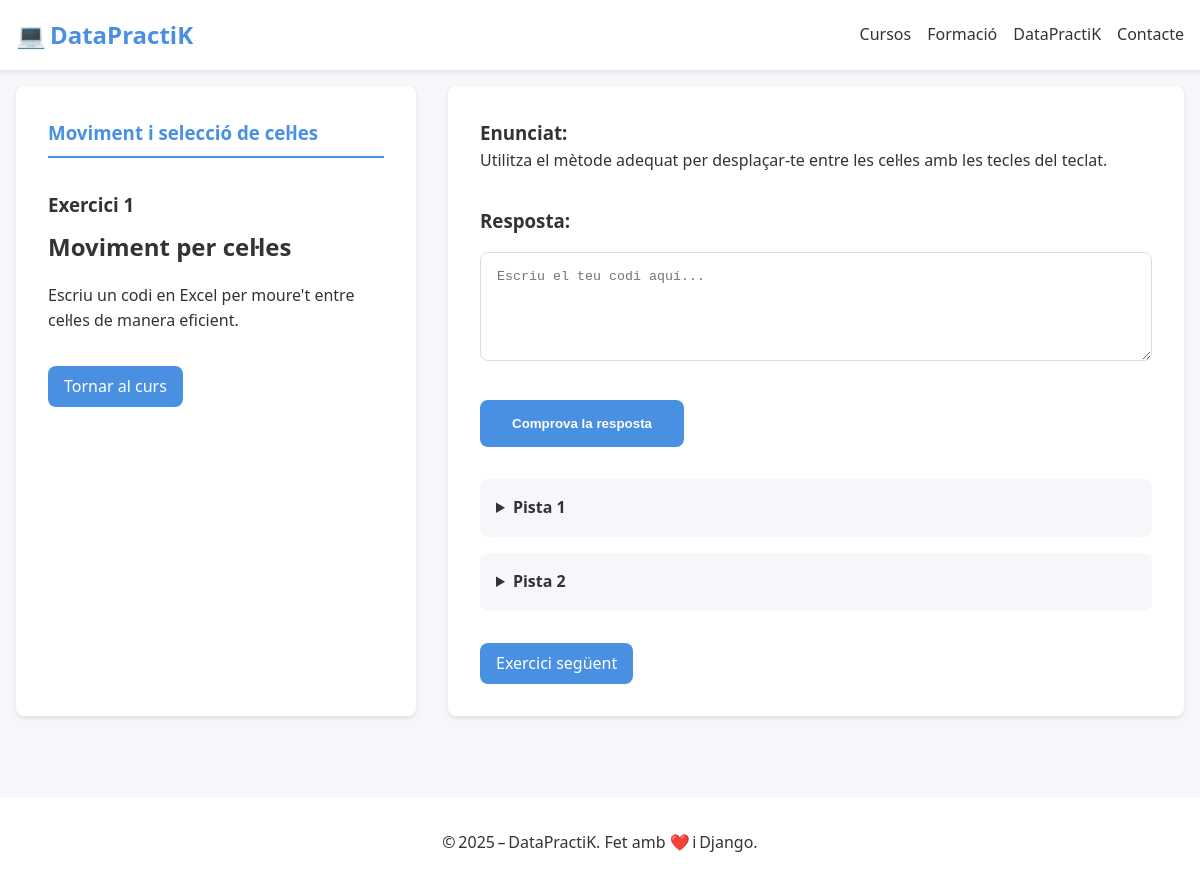
Page /curs/Excel/capitol/1/exercici/1/ on the earlier database version.
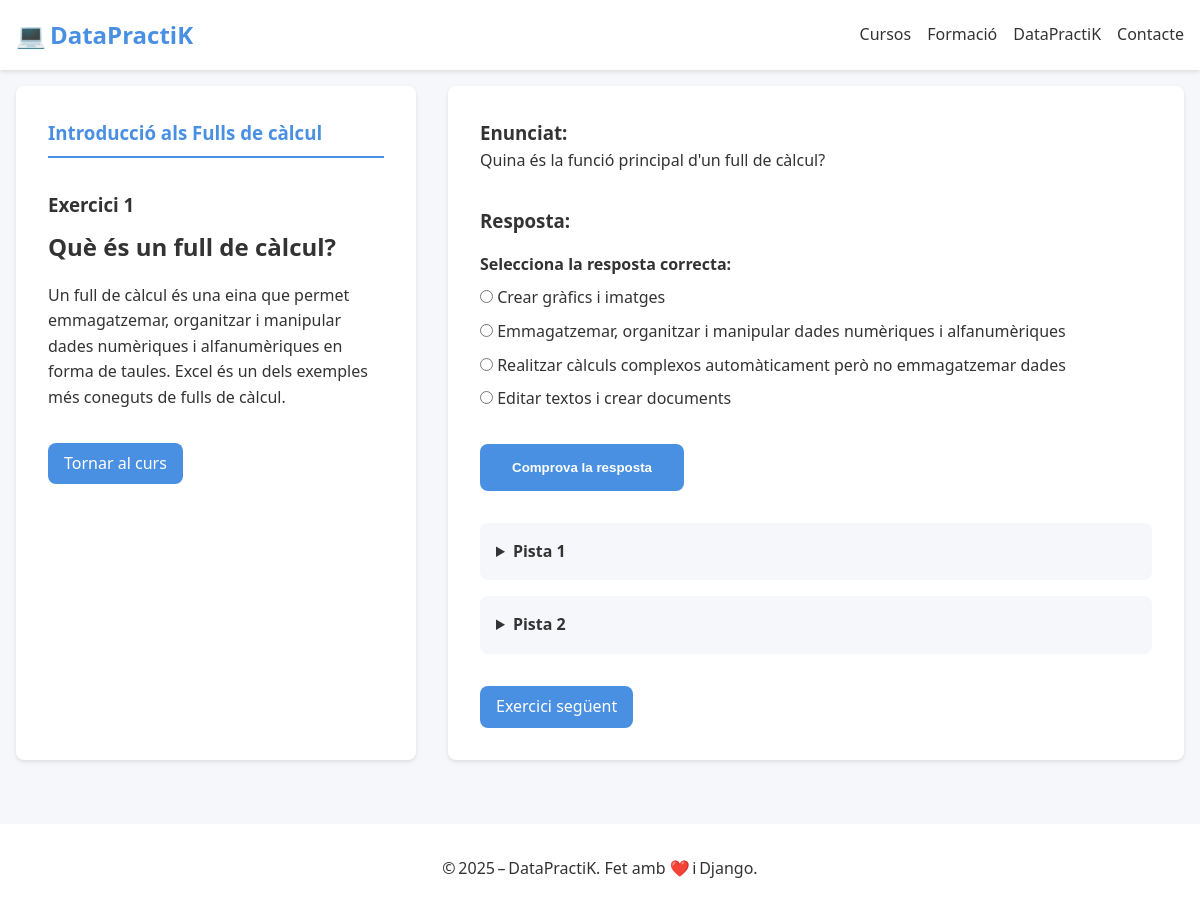
Same page on the later database version.
### app_django/models.py (models this page shows, shortened)
class Exercici(models.Model):
    class Tipus(models.TextChoices):
        CODI = 'codi', _("Escriure codi")
        TEST = 'test', _("Tipus test")
        IA = 'ia', _("Correcció amb IA")
        EXE = 'exe', _("Execució de codi")
    curs = models.ForeignKey(Curs, on_delete=models.CASCADE, related_name='exercicis', verbose_name=_("Curs"))
    capitol = models.ForeignKey(Capitol, on_delete=models.CASCADE, related_name='exercicis', verbose_name=_("Capítol"))
    numero = models.PositiveIntegerField(_("Número d'exercici"), default=0)
    titol = models.CharField(_("Títol de l'exercici"), max_length=200, null=True, blank=True)
    tipus = models.CharField(_("Tipus d'exercici"), max_length=20, choices=Tipus.choices)
    descripcio = models.TextField(_("Descripció"), null=True, blank=True)
    enunciat = models.TextField(_("Enunciat"))
    resposta_usuari = models.TextField(_("Resposta de l'usuari"), null=True, blank=True)
    solucio = models.TextField(_("Solució correcta"), null=True, blank=True)
    solucio_codi_1 = models.TextField(_("Solució en codi 1"), null=True, blank=True)
    solucio_codi_2 = models.TextField(_("Solució en codi 2"), null=True, blank=True)
    imatge_1 = models.ImageField(_("Imatge 1"), upload_to='exercicis/imatges/', null=True, blank=True)
    descripcio_imatge_1 = models.CharField(_("Descripció imatge 1"), max_length=255, null=True, blank=True)
    imatge_2 = models.ImageField(_("Imatge 2"), upload_to='exercicis/imatges/', null=True, blank=True)
    descripcio_imatge_2 = models.CharField(_("Descripció imatge 2"), max_length=255, null=True, blank=True)
    respostes_test = models.JSONField(_("Respostes del test"), null=True, blank=True)
    temps_estimat_minuts = models.IntegerField(_("Temps estimat (min)"), null=True, blank=True)
    pista_1 = models.TextField(_("Pista 1"), null=True, blank=True)
    pista_2 = models.TextField(_("Pista 2"), null=True, blank=True)
    class Meta:
        ordering = ['capitol__numero', 'numero']
        unique_together = ('capitol', 'numero')
        verbose_name = _("Exercici")
        verbose_name_plural = _("Exercicis")

class Capitol(models.Model):
    curs = models.ForeignKey(Curs, on_delete=models.CASCADE, related_name='capitols', verbose_name=_("Curs"))
    titol = models.CharField(_("Títol del capítol"), max_length=100)
    numero = models.PositiveIntegerField(_("Número del capítol"))
    dificultat = models.CharField(_("Dificultat"), max_length=50)
    preu = models.DecimalField(_("Preu"), max_digits=5, decimal_places=2, default=0.00)
    data_creacio = models.DateTimeField(_("Data de creació"), auto_now_add=True)
    class Meta:
        ordering = ['numero']
        unique_together = ('curs', 'numero')
        verbose_name = _("Capítol")
        verbose_name_plural = _("Capítols")

### app_django/views.py (the view, shortened to what this page needs)
# urls.py: path('curs/<str:curs_nom>/capitol/<int:capitol_num>/exercici/<int:exercici_num>/', views.exercici, name='exercici'),
def exercici(request, curs_nom, capitol_num, exercici_num):
    print(f"⚙️ Inici de la vista 'exercici' per al curs: {curs_nom}, capítol: {capitol_num}, exercici: {exercici_num}")
    curs = get_object_or_404(Curs, nom=curs_nom)
    capitol = get_object_or_404(Capitol, numero=capitol_num, curs=curs)
    exercici = get_object_or_404(Exercici, numero=exercici_num, capitol=capitol)
    missatge = ''
    resposta_correcta = False
    resposta_ia = ''
    exercici_seguent = Exercici.objects.filter(capitol=capitol, numero=exercici.numero + 1).first()
    exercici_anterior = Exercici.objects.filter(capitol=capitol, numero=exercici.numero - 1).first()
    return render(request, 'exercici.html', {
        'curs': curs,
        'capitol': capitol,
        'exercici': exercici,
        'missatge': missatge,
        'opcions': exercici.respostes_test if exercici.tipus == 'test' else None,
        'exercici_seguent': exercici_seguent,
        'exercici_anterior': exercici_anterior,
        'resposta_correcta': resposta_correcta,
        'resposta_ia': resposta_ia,
    })

### app_django/templates/exercici.html (shortened to what this page needs)
{% extends 'base.html' %}
{% load static %}
{% block content %}
<div class="exercise">
    <div class="exercise__container">
        <aside class="exercise__sidebar">
            <h3 class="exercise__chapter">{{ exercici.capitol.titol }}</h3>
            <h3 class="exercise__number">Exercici {{ exercici.numero }}</h3>
            <h2 class="exercise__title">{{ exercici.titol }}</h2>
            {% if exercici.descripcio %}
                <p class="exercise__description">{{ exercici.descripcio | safe}}</p>
            {% endif %}
            <div class="exercise__navigation">
                <a href="{% url 'index_curs' exercici.curs.nom %}" class="exercise__back-button">Tornar al curs</a>
            </div>
        </aside>
        <main class="exercise__main">
            <div class="exercise__content">
                <div class="exercise__statement">
                    <h3 class="exercise__statement-title">Enunciat:</h3>
                    <p>{{ exercici.enunciat | safe}}</p>
                </div>
                <form method="post" class="exercise__form">
                    <h3 class="exercise__response-title">Resposta:</h3>
                    {% if exercici.tipus in 'codi exe'%}
                        <textarea name="resposta_usuari" class="exercise__code-input" rows="5" placeholder="Escriu el teu codi aquí..."></textarea>
                    {% elif exercici.tipus == 'test' %}
                        <div class="exercise__test-options">
                            <h4>Selecciona la resposta correcta:</h4>
                            {% for opcio in exercici.respostes_test %}
                                <label class="exercise__test-option">
                                    <input type="radio" name="resposta_usuari" value="{{ opcio }}">
                                    <span>{{ opcio}}</span>
                                </label>
                            {% endfor %}
                        </div>
                    {% elif exercici.tipus == 'ia' %}
                        <textarea name="resposta_usuari" class="exercise__text-input" rows="5" placeholder="Escriu la teva resposta aquí..."></textarea>
                    {% endif %}
                    <button type="submit" class="exercise__submit-button">Comprova la resposta</button>
                </form>
                <div class="exercise__hints">
                    {% if exercici.pista_1 %}
                        <details class="exercise__hint">
                            <summary>Pista 1</summary>
                        </details>
                    {% endif %}
                    {% if exercici.pista_2 %}
                        <details class="exercise__hint">
                            <summary>Pista 2</summary>
                        </details>
                    {% endif %}
                </div>
                <div class="exercise__navigation-buttons">
                    {% if exercici_seguent %}
                        <a href="{% url 'exercici' exercici.curs.nom exercici_seguent.capitol.numero exercici_seguent.numero %}" class="exercise__next-button">Exercici següent</a>
                    {% endif %}
                </div>
            </div>
        </main>
    </div>
</div>
{% endblock %}

Differences in the rows shown:
removed Exercici: capitol.titol "Moviment i selecció de cel·les", numero "1", titol "Moviment per cel·les", descripcio "Escriu un codi en Excel per moure't entre cel·les de manera eficient.", enunciat "Utilitza el mètode adequat per desplaçar-te entre les cel·les amb les tecles del teclat."
added Exercici: capitol.titol "Introducció als Fulls de càlcul", numero "1", titol "Què és un full de càlcul?", descripcio "Un full de càlcul és una eina que permet emmagatzemar, organitzar i manipular dades numèriques i alfanumèriques en forma de taules. Excel és un dels exemples més coneguts de fulls de càlcul.", enunciat "Quina és la funció principal d'un full de càlcul?"
Other differences:
text now shown: "Selecciona la resposta correcta:"
new list line: "☐ Crear gràfics i imatges Crear gràfics i imatges"
new list line: "☐ Emmagatzemar, organitzar i man Emmagatzemar, organitzar i manipular dades numèriques i alfanumèriques"
new list line: "☐ Realitzar càlculs complexos au Realitzar càlculs complexos automàticament però no emmagatzemar dades"
new list line: "☐ Editar textos i crear document Editar textos i crear documents"
